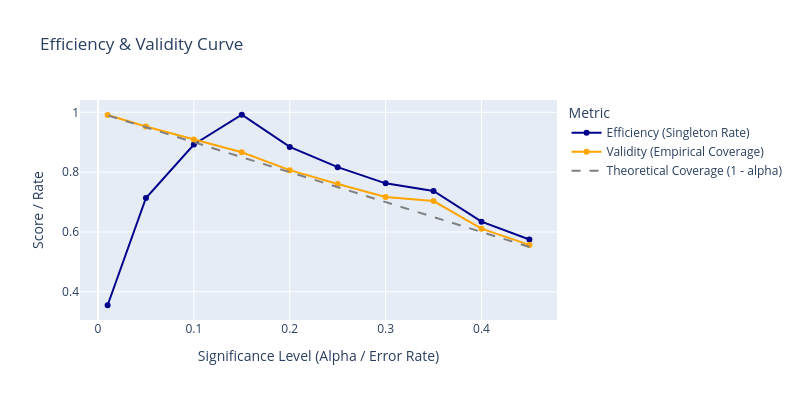

Source (notebook cell):
### Code cell
efficiency_curve(clf, X_test, y_test)

### Figure 1 — Plotly figure (JSON) as saved in the notebook; plotly's stock layout.template omitted (floating-point values rounded to 4 significant figures)
{"data": [{"hovertemplate": "%{y:.2f}", "line": {"color": "darkblue"}, "mode": "lines+markers", "name": "Efficiency (Singleton Rate)", "type": "scatter", "x": [0.45, 0.4, 0.35, 0.3, 0.25, 0.2, 0.15, 0.1, 0.05, 0.01], "y": [0.575, 0.6343, 0.7369, 0.7626, 0.8167, 0.8843, 0.9919, 0.8925, 0.7137, 0.355]}, {"hovertemplate": "%{y:.2f}", "line": {"color": "orange"}, "mode": "lines+markers", "name": "Validity (Empirical Coverage)", "type": "scatter", "x": [0.45, 0.4, 0.35, 0.3, 0.25, 0.2, 0.15, 0.1, 0.05, 0.01], "y": [0.5567, 0.6112, 0.7033, 0.7169, 0.7605, 0.8066, 0.8666, 0.9093, 0.9524, 0.9909]}, {"hovertemplate": "%{y:.2f}", "line": {"color": "grey", "dash": "dash"}, "mode": "lines", "name": "Theoretical Coverage (1 - alpha)", "type": "scatter", "x": [0.45, 0.4, 0.35, 0.3, 0.25, 0.2, 0.15, 0.1, 0.05, 0.01], "y": [0.55, 0.6, 0.65, 0.7, 0.75, 0.8, 0.85, 0.9, 0.95, 0.99]}], "layout": {"height": 400, "hovermode": "x", "legend": {"title": {"text": "Metric"}}, "title": {"text": "Efficiency & Validity Curve"}, "width": 800, "xaxis": {"title": {"text": "Significance Level (Alpha / Error Rate)"}}, "yaxis": {"title": {"text": "Score / Rate"}}}}
